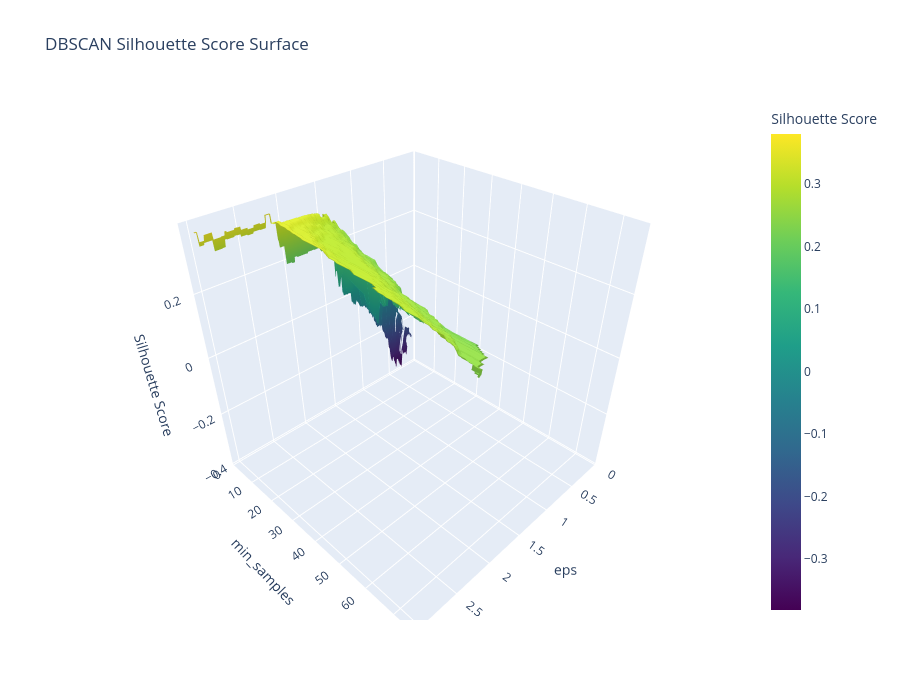

Source (notebook cell):
### Code cell
import plotly.graph_objects as go

# Build a grid from the scores dict
scores_df = pd.DataFrame(
    [(e, m, s) for (e, m), s in scores.items()],
    columns=['eps', 'min_samples', 'score']
)
grid = scores_df.pivot(index='min_samples', columns='eps', values='score')

fig = go.Figure(data=[go.Surface(
    x=grid.columns.values,
    y=grid.index.values,
    z=grid.values,
    colorscale='Viridis',
    colorbar=dict(title='Silhouette Score')
)])

fig.update_layout(
    title='DBSCAN Silhouette Score Surface',
    scene=dict(
        xaxis_title='eps',
        yaxis_title='min_samples',
        zaxis_title='Silhouette Score'
    ),
    width=900,
    height=700
)

fig.show()

### Figure 1 — Plotly figure (JSON) as saved in the notebook; plotly's stock layout.template omitted (floating-point values rounded to 4 significant figures; data arrays with more than 128 entries replaced by an {"elided": "..."} marker saying what was removed)
{"data": [{"colorbar": {"title": {"text": "Silhouette Score"}}, "colorscale": [[0, "#440154"], [0.1111, "#482878"], [0.2222, "#3e4989"], [0.3333, "#31688e"], [0.4444, "#26828e"], [0.5556, "#1f9e89"], [0.6667, "#35b779"], [0.7778, "#6ece58"], [0.8889, "#b5de2b"], [1, "#fde725"]], "type": "surface", "x": {"elided": "583 float values"}, "y": [2, 3, 4, 5, 6, 7, 8, 9, 10, 11, 12, 13, 14, 15, 16, 17, 18, 19, 20, 21, 22, 23, 24, 25, 26, 27, 28, 29, 30, 31, 32, 33, 34, 35, 36, 37, 38, 39, 40, 41, 42, 43, 44, 45, 46, 47, 48, 49, 50, 51, 52, 53, 54, 55, 56, 57, 58, 59, 60, 61, 62, 63, 64, 65, 66, 67, 68, 69, 70, 71, 72, 73, 74, 75, 76, 77], "z": {"elided": "76x583 float values"}}], "layout": {"height": 700, "scene": {"xaxis": {"title": {"text": "eps"}}, "yaxis": {"title": {"text": "min_samples"}}, "zaxis": {"title": {"text": "Silhouette Score"}}}, "title": {"text": "DBSCAN Silhouette Score Surface"}, "width": 900}}
